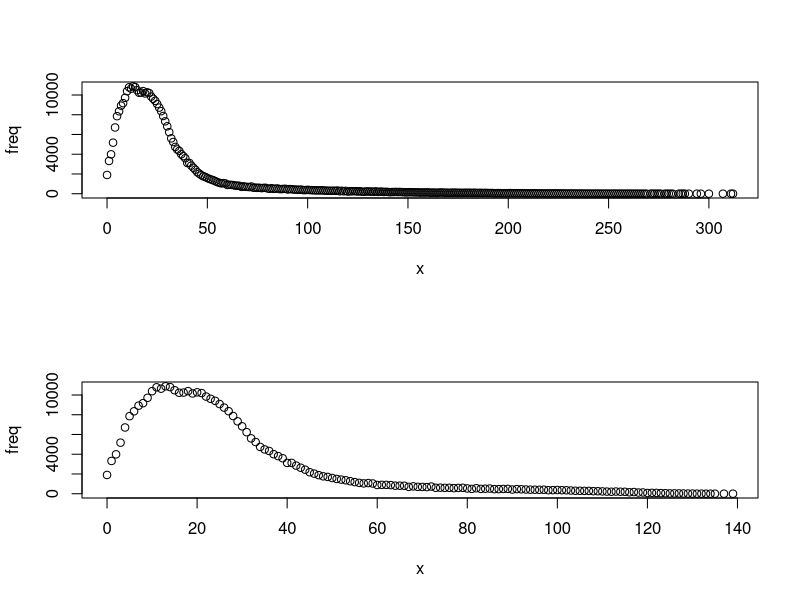
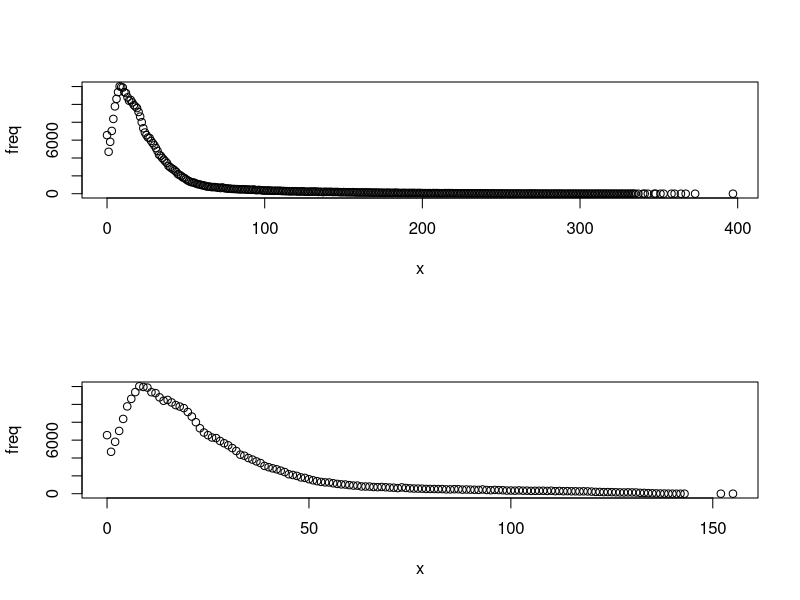
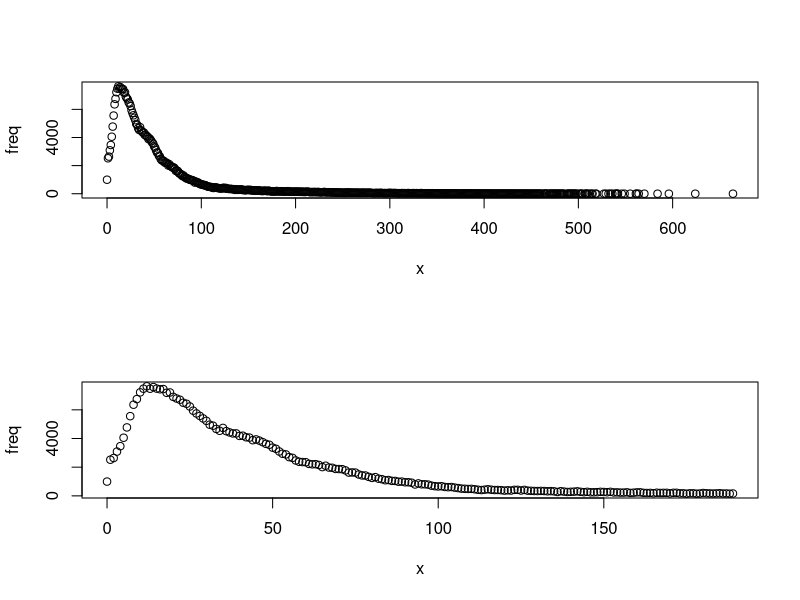
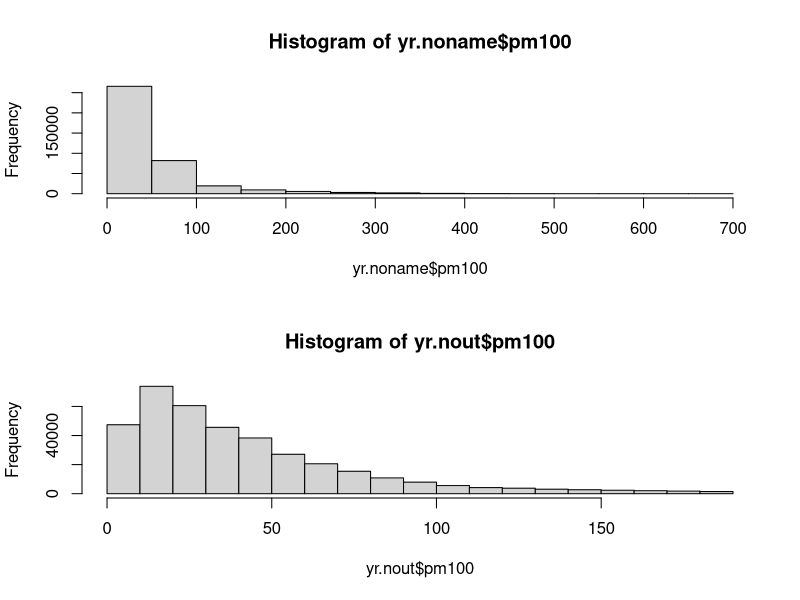

These figures' R source, in order:
require(readr)  #input/output
require(tibble) #as_tibble, easy to use
require(dplyr)  #data wrangling
require(plyr)
require(stringr)  #more data wrangling
require(lubridate)  #date/time
require(data.table) #data manipulation
require(ggplot2)  #plotting
require(caret)  #createDataPartition
require(e1071)  #naiveBayes
# require(knitr)  #quite fond of the kable function for making tables.
# require(ggthemes) #plotting
# require(gridExtra)  #extra space for plots
# require(leaflet)  #mapping
# require(leaflet.extras) #mapping
# require(RColorBrewer) #plotting
# require(ggridges) #plotting density ridges

january = as_tibble(fread("air-quality-data-from-extensive-network-of-sensors/january-2017.csv"))
february = as_tibble(fread("air-quality-data-from-extensive-network-of-sensors/february-2017.csv"))
march = as_tibble(fread("air-quality-data-from-extensive-network-of-sensors/march-2017.csv"))
april = as_tibble(fread("air-quality-data-from-extensive-network-of-sensors/april-2017.csv"))
may = as_tibble(fread("air-quality-data-from-extensive-network-of-sensors/may-2017.csv"))
june = as_tibble(fread("air-quality-data-from-extensive-network-of-sensors/june-2017.csv"))
july = as_tibble(fread("air-quality-data-from-extensive-network-of-sensors/july-2017.csv"))
august = as_tibble(fread("air-quality-data-from-extensive-network-of-sensors/august-2017.csv"))
september = as_tibble(fread("air-quality-data-from-extensive-network-of-sensors/september-2017.csv"))
october = as_tibble(fread("air-quality-data-from-extensive-network-of-sensors/october-2017.csv"))
november = as_tibble(fread("air-quality-data-from-extensive-network-of-sensors/november-2017.csv"))
december = as_tibble(fread("air-quality-data-from-extensive-network-of-sensors/december-2017.csv"))

Sys.setenv(TZ='Poland') #we're looking at data from Poland, to avoid erors we'll use this command. If this is not given a timezone error will appear.

january$`UTC time` = as_datetime(january$`UTC time`)
february$`UTC time` = as_datetime(february$`UTC time`)
march$`UTC time` = as_datetime(march$`UTC time`)
april$`UTC time` = as_datetime(april$`UTC time`)
may$`UTC time` = as_datetime(may$`UTC time`)
june$`UTC time` = as_datetime(june$`UTC time`)
july$`UTC time` = as_datetime(july$`UTC time`)
august$`UTC time` = as_datetime(august$`UTC time`)
september$`UTC time` = as_datetime(september$`UTC time`)
october$`UTC time` = as_datetime(october$`UTC time`)
november$`UTC time` = as_datetime(november$`UTC time`)
december$`UTC time` = as_datetime(december$`UTC time`)

jan.test = january %>% select(contains("pm"))
feb.test = february %>% select(contains("pm"))
mar.test = march %>% select(contains("pm"))
apr.test = april %>% select(contains("pm"))
may.test = may %>% select(contains("pm"))
jun.test = june %>% select(contains("pm"))
jul.test = july %>% select(contains("pm"))
aug.test = august %>% select(contains("pm"))
sep.test = september %>% select(contains("pm"))
oct.test = october %>% select(contains("pm"))
nov.test = november %>% select(contains("pm"))
dec.test = december %>% select(contains("pm"))
# create a function to replace NA values with the median
# medrep = function(i){
#   i[is.na(i)] = median(i, na.rm=TRUE) 
#   as.numeric(i)
# }
# jan.med = data.frame(apply(jan.test,2,medrep))
# feb.med = data.frame(apply(feb.test,2,medrep))
# mar.med = data.frame(apply(mar.test,2,medrep))
# apr.med = data.frame(apply(apr.test,2,medrep))
# may.med = data.frame(apply(may.test,2,medrep))
# jun.med = data.frame(apply(jun.test,2,medrep))
# jul.med = data.frame(apply(jul.test,2,medrep))
# aug.med = data.frame(apply(aug.test,2,medrep))
# sep.med = data.frame(apply(sep.test,2,medrep))
# oct.med = data.frame(apply(oct.test,2,medrep))
# nov.med = data.frame(apply(nov.test,2,medrep))
# dec.med = data.frame(apply(dec.test,2,medrep))

yr.noname = data.frame(   # to store 3 cols of all sensor data from all months
  pm010 = jan.test$`3_pm1`,
  pm025 = jan.test$`3_pm25`,
  pm100 = jan.test$`3_pm10`
)

next3rep = function(df.noname, df.test, col = 1){
  while(col <= length(df.test)-2) {
    df.next3 = df.test[col:(col+2)]
    names(df.next3) = c("pm010", "pm025", "pm100")
    df.noname = rbind(df.noname, df.next3)
    col = col+3
  }
  return(df.noname)
}
yr.noname = next3rep(yr.noname, jan.test, col = 4)  # fill rest of jan
yr.noname = next3rep(yr.noname, feb.test)  # fill with feb
yr.noname = next3rep(yr.noname, mar.test)  # fill with mar
yr.noname = next3rep(yr.noname, apr.test)  # fill with apr
yr.noname = next3rep(yr.noname, may.test)  # fill with may
yr.noname = next3rep(yr.noname, jun.test)  # fill with jun
yr.noname = next3rep(yr.noname, jul.test)  # fill with jul
yr.noname = next3rep(yr.noname, aug.test)  # fill with aug
yr.noname = next3rep(yr.noname, sep.test)  # fill with sep
yr.noname = next3rep(yr.noname, oct.test)  # fill with oct
yr.noname = next3rep(yr.noname, nov.test)  # fill with nov
yr.noname = next3rep(yr.noname, dec.test)  # fill with dec
yr.noname[yr.noname < 0] = NA   # mark negative values NA
yr.noname = na.omit(yr.noname)  # eventually omit NA

# we need to remove outliers using interquartile range
outliers1 = boxplot.stats(yr.noname[ ,1],coef = 3)$out
outliers2 = boxplot.stats(yr.noname[ ,2],coef = 3)$out
outliers3 = boxplot.stats(yr.noname[ ,3],coef = 3)$out
yr.nout = yr.noname[-which(yr.noname[ ,1] %in% outliers1), ]
yr.nout = yr.noname[-which(yr.noname[ ,2] %in% outliers2), ]
yr.nout = yr.noname[-which(yr.noname[ ,3] %in% outliers3), ]
rownames(yr.nout) = NULL

# can delete, comparing frequencies removing outliers
par(mfrow=c(2,1))
plot(count(yr.noname$pm010))
plot(count(yr.nout$pm010))
plot(count(yr.noname$pm025))
plot(count(yr.nout$pm025))
plot(count(yr.noname$pm100))
plot(count(yr.nout$pm100))
hist(yr.noname$pm100)
hist(yr.nout$pm100)

# statistics
# yr.avg_pm010 = mean(yr.noname$pm010)
# yr.avg_pm025 = mean(yr.noname$pm025)
# yr.avg_pm100 = mean(yr.noname$pm100)
yr.avg_pm010 = mean(yr.nout$pm010)
yr.avg_pm025 = mean(yr.nout$pm025)
yr.avg_pm100 = mean(yr.nout$pm100)

# can delete, comparing frequencies
count(as.factor(ifelse(yr.noname$pm010 >= yr.avg_pm010, 1, 0)))
count(as.factor(ifelse(yr.noname$pm025 >= yr.avg_pm025, 1, 0)))
count(as.factor(ifelse(yr.noname$pm100 >= yr.avg_pm100, 1, 0)))
count(as.factor(ifelse(yr.nout$pm010 >= yr.avg_pm010, 1, 0)))
count(as.factor(ifelse(yr.nout$pm025 >= yr.avg_pm025, 1, 0)))
count(as.factor(ifelse(yr.nout$pm100 >= yr.avg_pm100, 1, 0)))

# preparing factors for training based on means after outliers removed, per pm level
yr.nout$pm010.label = as.factor(ifelse(yr.nout$pm010 >= yr.avg_pm010, 1, 0))
yr.nout$pm025.label = as.factor(ifelse(yr.nout$pm025 >= yr.avg_pm025, 1, 0))
yr.nout$pm100.label = as.factor(ifelse(yr.nout$pm100 >= yr.avg_pm100, 1, 0))
yr.nout$rating = as.numeric(as.character(yr.nout[,4])) + as.numeric(as.character(yr.nout[,5])) + as.numeric(as.character(yr.nout[,6]))  # row-sum of pm factors
yr.nout$rating = factor(yr.nout$rating) # back to factor with Levels: {0, 1, 2, 3} in order of 'best' to 'worst'

set.seed(1030)
trainIndex = createDataPartition(yr.nout$rating, p=0.75)$Resample1
train = yr.nout[trainIndex, ]
test = yr.nout[-trainIndex, ]
#x = train[, c("pm010", "pm025", "pm100")]
#yr.nB = naiveBayes(x, train$rating)
yr.nB = naiveBayes(rating ~ pm010 + pm025 + pm100, data=train) # uses *.label cols
yr.trainPred = predict(yr.nB, newdata = train)
yr.trainTable = table(train$rating, yr.trainPred)
yr.testPred = predict(yr.nB, newdata = test)
yr.testTable = table(test$rating, yr.testPred)
confusionMatrix(yr.testPred, test$rating)

#After running the confusion matrix our predicter has 87.37% accuracy!
#We can now just input generated pm values and get labels automatically
